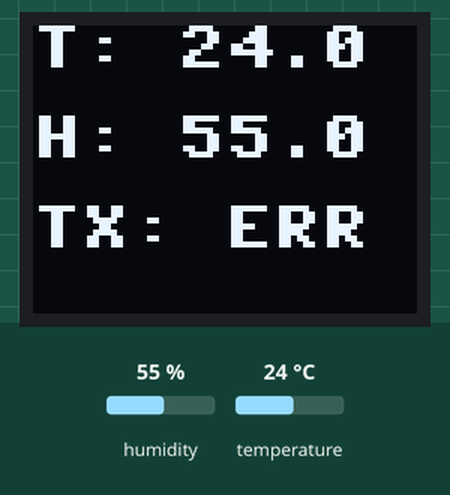
This program was run on a simulated ESP8266 board running MicroPython. Parts: 64×48 one-colour display. The test bench sets the inputs (shaded band); at power-on: humidity 55 %, temperature 24 °C. Web requests get an empty 200 reply after 0.4 s; what the program prints to the serial console is not drawn.

Above: at 3.2 s.
3.3 s: humidity set to 22 %
At 12.7 s:
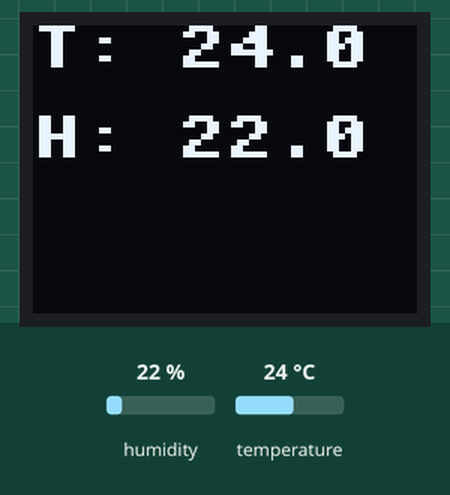
14.4 s: temperature set to 12 °C
At 24.2 s:
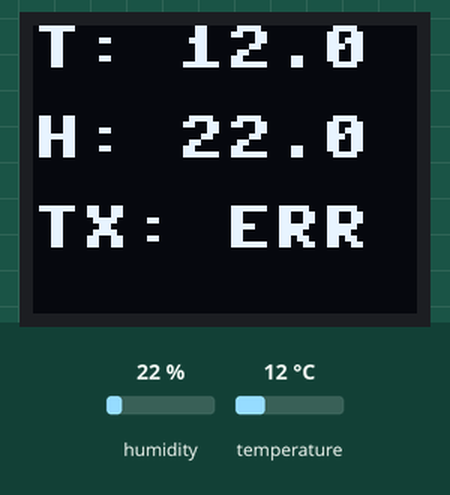
24.8 s: humidity set to 40 %
At 34.9 s:
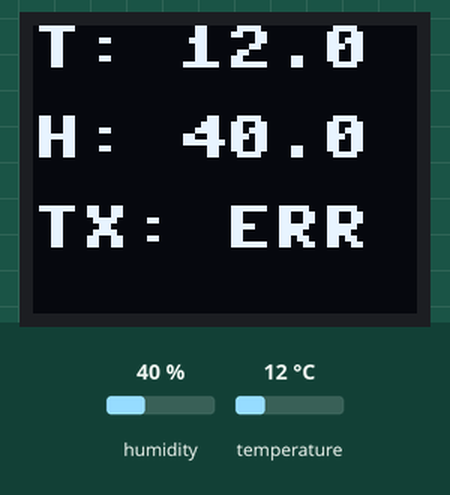
35.2 s: temperature set to 19 °C
At 45.5 s:
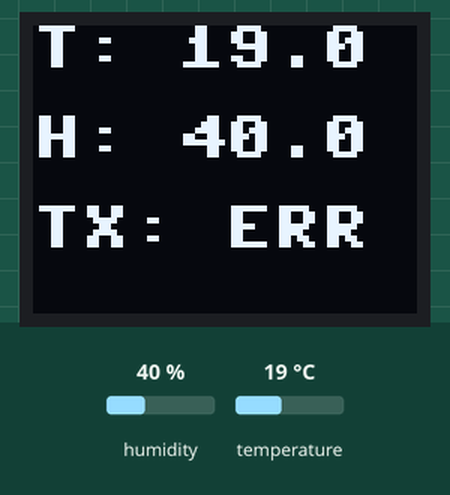
Timing chart, 0 to 46.7 s (numbered marks = the images above; inputs shaded):
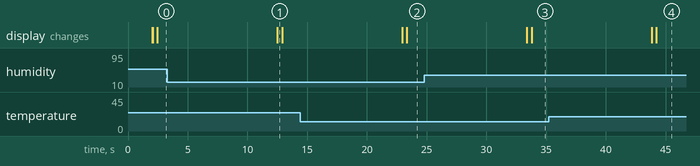

The program:

display_temp.py
```python
import dht
import ssd1306
import time
import urequests
import webrepl
from machine import I2C, Pin

webrepl.start(password='micro')

# Wait for network to start up
time.sleep(2)

i2c = I2C(sda=Pin(4), scl=Pin(5))
display = ssd1306.SSD1306_I2C(64, 48, i2c)

d = dht.DHT22(Pin(2))

display.fill(0)
display.show()

db = 'http://10.42.100.1:8086/write?db=temperature'
location = 'apartment'

while True:
    # Measure current temperature
    d.measure()
    temp, humi = d.temperature(), d.humidity()

    # Display temperature on OLED screen
    display.fill(0)
    display.text('T: {}'.format(temp), 0, 0)
    display.text('H: {}'.format(humi), 0, 15)
    display.show()

    # POST data to influxdb
    try:
        resp_data = 'temperature,location={0} value={1} \n humidity,location={0} value={2}'.format(location,temp,humi)
        resp = urequests.post(db, data=resp_data)
        print('response: {}'.format(resp.status_code))
        if resp.status_code == 204:
            display.text('TX: {}'.format('OK'), 0, 30)
            display.show()
        else:
            display.text('TX: {}'.format('ERR'), 0, 30)
            display.show()
    except Exception as e:
        print('Error: {}'.format(e))
    time.sleep(10)
```

Measured:
- after the input at 3.3 s, the display: changes after 9.2 s (image 1)
- after the input at 14.4 s, the display: first changes after 8.5 s (image 2 shows a later state)
- after the input at 24.8 s, the display: first changes after 8.6 s (image 3 shows a later state)
- after the input at 35.2 s, the display: first changes after 8.6 s (image 4 shows a later state)
- what the display in image 1 shows lasts 0.4 s, from 12.5 s to 12.9 s
